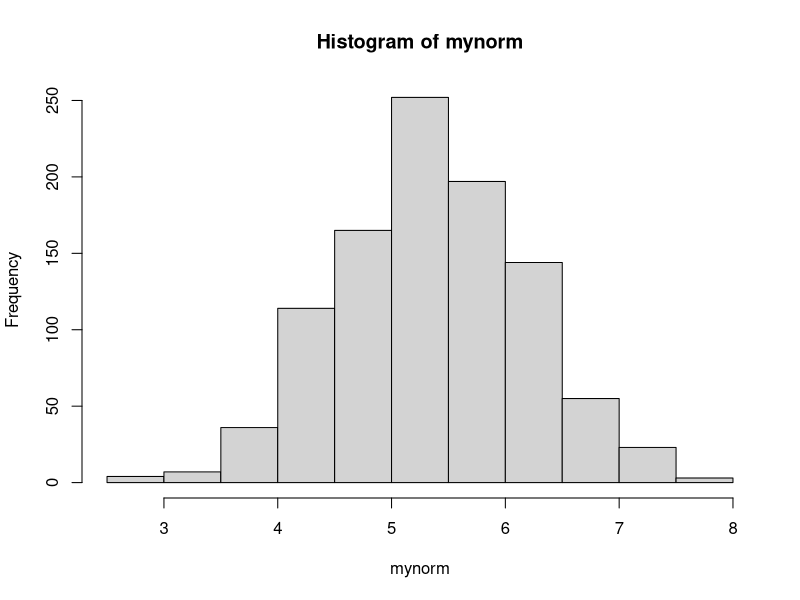
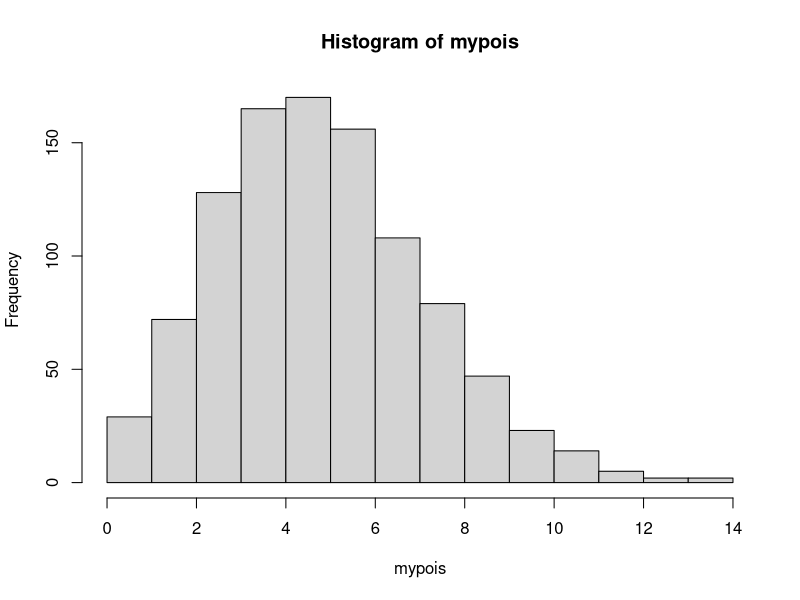
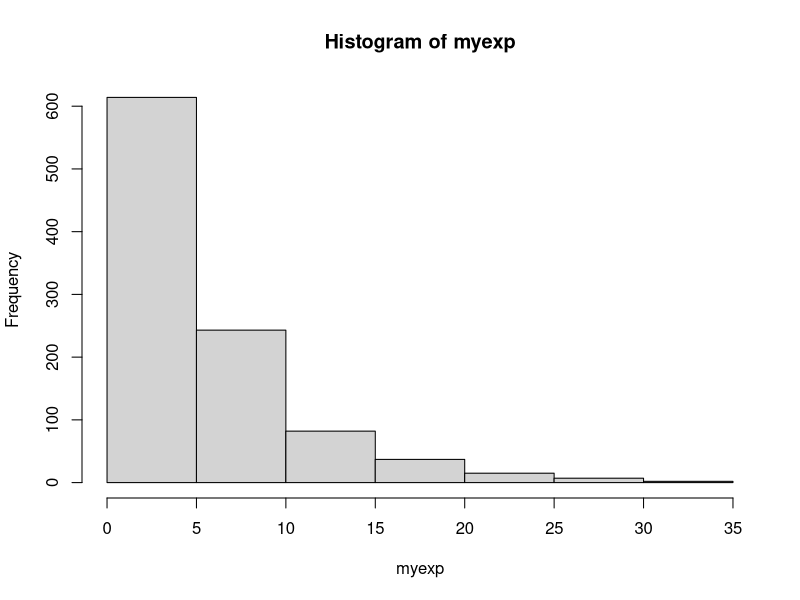
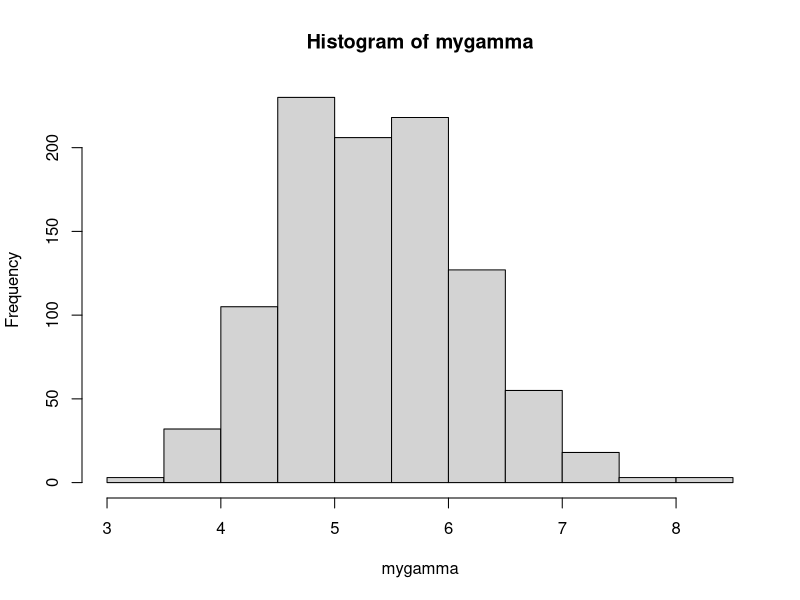
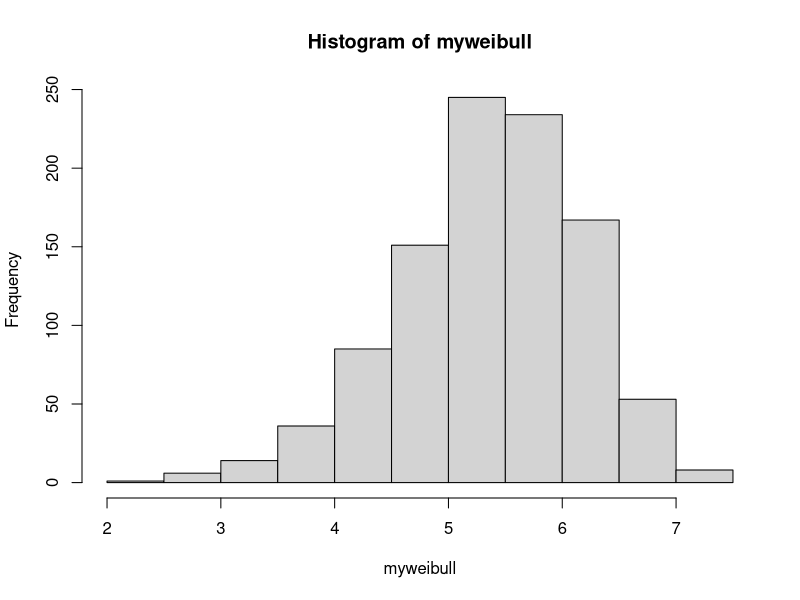
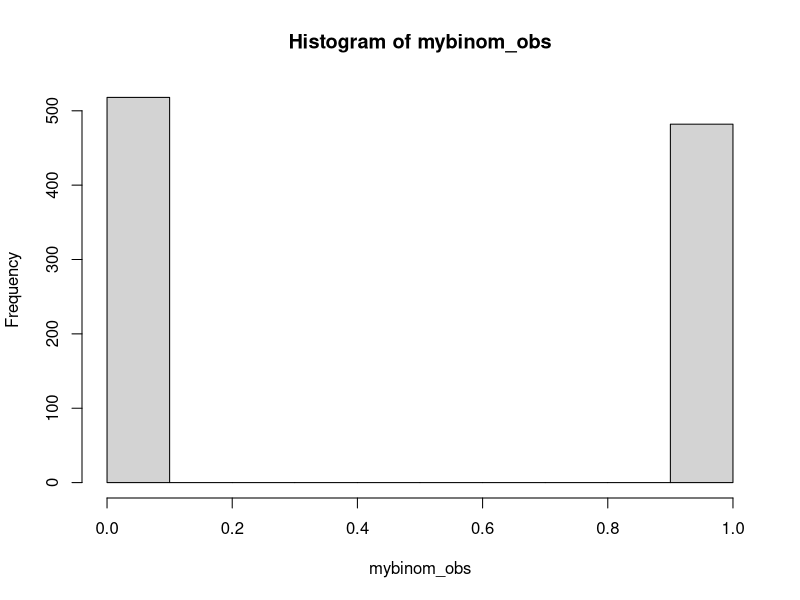
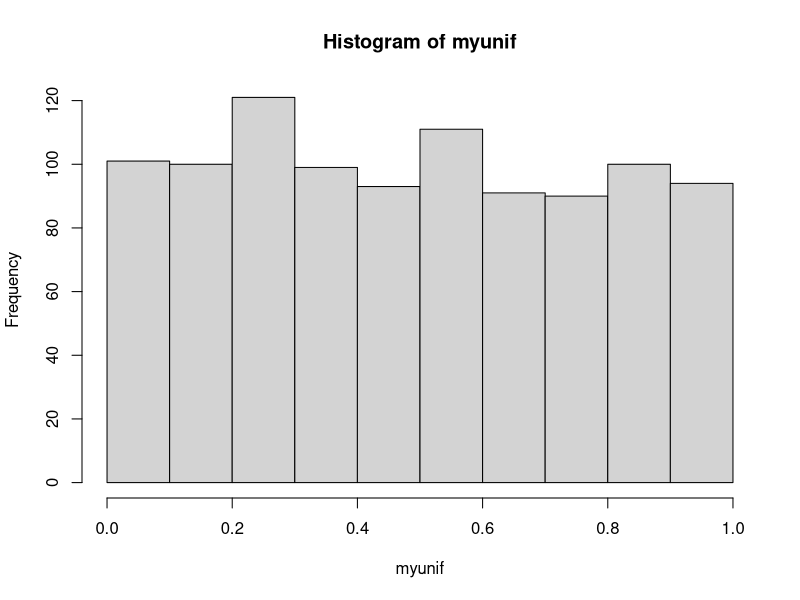
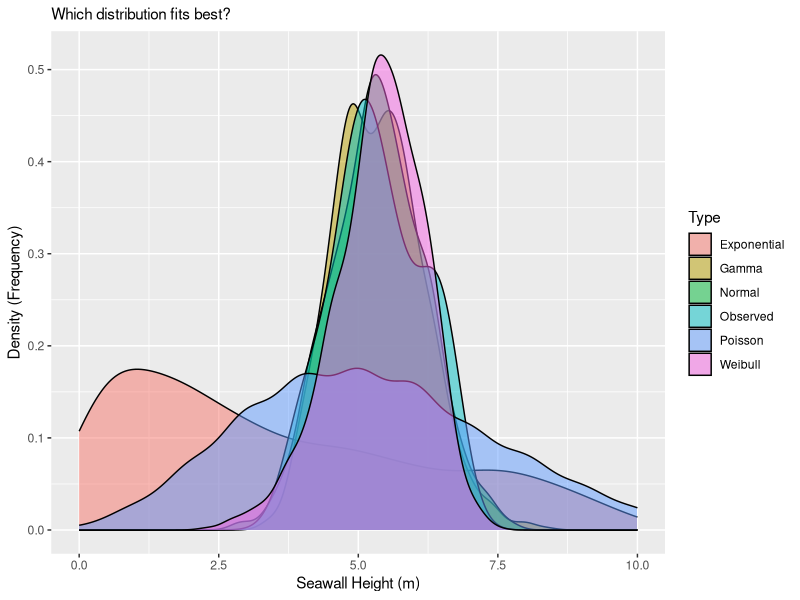

Write R code to recreate these figures, in order.
# O1_code.R
# Coding with Probability Distributions
# Tim Fraser

# Getting Started ##########################

# Load packages
library(dplyr)   # for dplyr functions
library(ggplot2) # for ggplot2

# Seawall heights data
sw = c(4.5, 5, 5.5, 5, 5.5, 6.5, 6.5, 6, 5, 4)

# Common Distributions ##############################

## Normal Distributions #########################

# rnorm() can randomly generate for us any numbers randomly sampled from a normal distribution.
# For example
mymean = mean(sw)  # Calculate the mean of seawall heights
mysd = sd(sw)      # Calculate the standard deviation of seawall heights

# Simulate normal distribution
mynorm = rnorm(1000, mean = mymean, sd = mysd)

# Compare mean and sd
c(mean(mynorm), mymean)  # Should be close
c(sd(mynorm), mysd)      # Should be close

# Visualize the normal distribution
hist(mynorm)

## Poisson Distribution ##############################

# In R the parameter is 'lambda', but in Python, we have to change it to 'mu',
# because lambda is a reserved term in Python.
# Simulate Poisson distribution
mypois = rpois(1000, lambda = mymean)

# Visualize Poisson distribution
hist(mypois)

## Exponential Distribution ######################

# Get lambda (rate) from the mean of the seawall heights
myrate_e = 1 / mean(sw)

# Simulate exponential distribution
myexp = rexp(1000, rate = myrate_e)

# Compare means of the simulated and expected values
c(1 / mean(myexp), myrate_e)

# Visualize the exponential distribution
hist(myexp)

## Gamma Distribution ################################

# For shape, we want the rate of how much greater the mean-squared is than the variance.
myshape = mean(sw)^2 / var(sw)

# For rate, we like to get the inverse of the variance divided by the mean.
myrate = 1 / (var(sw) / mean(sw))

# Simulate Gamma distribution
mygamma = rgamma(1000, shape = myshape, rate = myrate)

# Visualize Gamma distribution
hist(mygamma)

# What were the parameter values for this distribution?
c(myshape, myrate)


## Weibull Distribution ########################

# Fit Weibull distribution with location parameter fixed to 0

fit_weibull = MASS::fitdistr(sw, densfun = "weibull")
myshape_w = fit_weibull$estimate["shape"]
myscale_w = fit_weibull$estimate["scale"]

# Simulate Weibull distribution
myweibull = rweibull(1000, shape = myshape_w, scale = myscale_w)

# Visualize Weibull distribution
hist(myweibull)



# Special Distributions ##############################

## Binomial Distributions ########################

# Simulate binomial distribution with size = 1, prob = 0.5
mybinom = rbinom(1000, size = 1, prob = 0.5)

# In how many cases was the observed value greater than the mean?
myprob = mean(sw > mymean)

# Sample from binomial distribution with the calculated probability
mybinom_obs = rbinom(1000, size = 1, prob = myprob)

# Visualize the binomial distribution
hist(mybinom_obs)

## Uniform Distributions ##########################

# Simulate uniform distribution ranging from 0 to 1
myunif = runif(1000, min = 0, max = 1)

# Visualize uniform distribution
hist(myunif)

# Combining distributions #########################

# Create a tidy data frame to store and stack the distributions
mysim = bind_rows(
  data.frame(x = sw, type = "Observed"),  # Observed data
  data.frame(x = mynorm, type = "Normal"),  # Normal distribution
  data.frame(x = mypois, type = "Poisson"),  # Poisson distribution
  data.frame(x = mygamma, type = "Gamma"),  # Gamma distribution
  data.frame(x = myexp, type = "Exponential"),  # Exponential distribution
  data.frame(x = myweibull, type = "Weibull")  # Weibull distribution
)


# Plot using ggplot2
library(ggplot2)
g1 = ggplot(data = mysim, aes(x = x, fill = type)) +
  geom_density(alpha = 0.5) +  # Density plot with transparency
  labs(x = "Seawall Height (m)", y = "Density (Frequency)", 
       subtitle = "Which distribution fits best?", fill = "Type")

# View plot
print(g1 + xlim(0, 10))  # Limiting x-axis to the range 0 to 10

# Clear environment
rm(list = ls())

